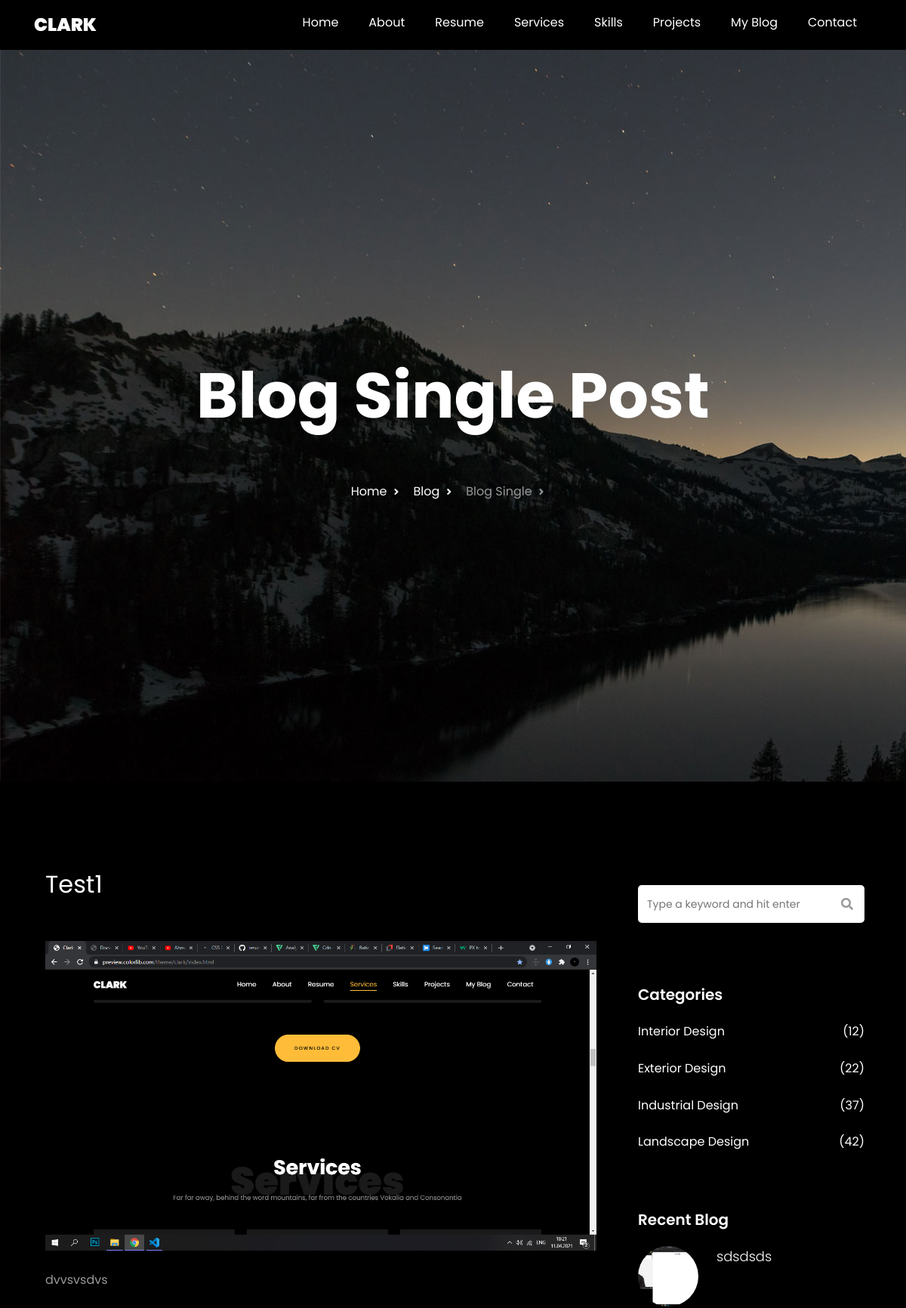
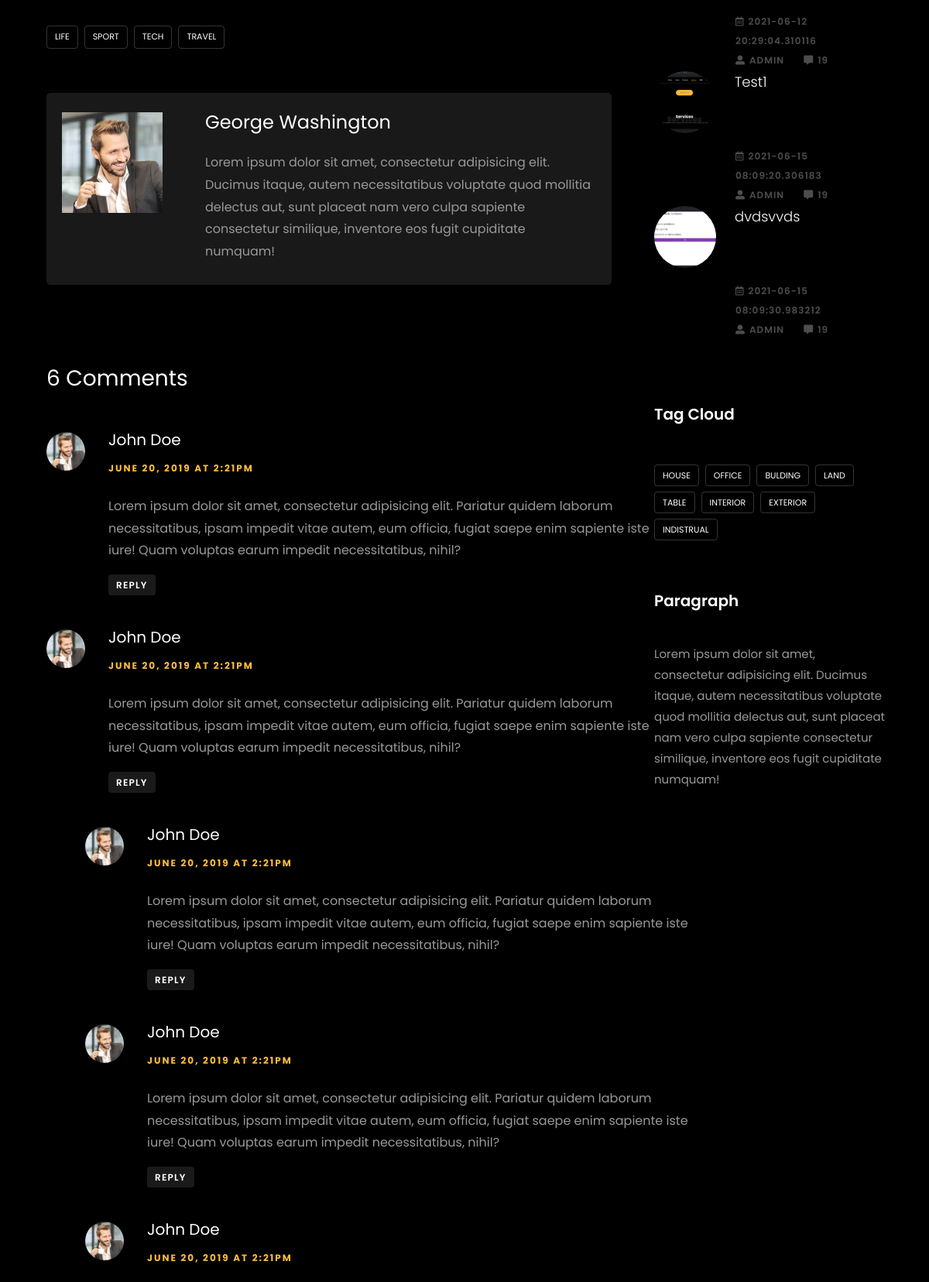
/single-blog/6 (upper part), run on the app's committed database (2 pictures, top to bottom).
### PortfolioProject/models.py (models this page shows, shortened)
class Blog(db.Model):
    __tablename__ = 'blog'
    id = db.Column(db.Integer, primary_key=True)
    title = db.Column(db.String(100), nullable=False)
    date_posted = db.Column(db.DateTime, default=datetime.utcnow)
    short_description = db.Column(db.String(100), nullable=False)
    description = db.Column(db.Text, nullable=False)
    image = db.Column(db.String(20), default='uploads/default.jpeg')
    category = db.Column(db.Integer, db.ForeignKey('blogcategory.id'), nullable=False)

### PortfolioProject/controlers.py (the view)
@app.route('/single-blog/<int:id>')
def single_blog(id):
    blog = Blog.query.get_or_404(id)
    blogs = Blog.query.all()[-3:]
    return render_template('blog.html/', blog=blog, blogs=blogs)

### PortfolioProject/templates/blog.html (shortened to what this page needs)
<!DOCTYPE html>
<html lang="en">
<head>
    <link rel="stylesheet" href="https://cdnjs.cloudflare.com/ajax/libs/font-awesome/5.15.3/css/all.min.css" />
    <link rel="stylesheet" href="{{url_for('static', filename = 'css/blogStyle.css')}}">
</head>
<body>
    <header>
        <div class="header">
            <div class="header-nav">
                <div class="header-logo">
                    <a href="/">Clark</a>
                </div>
                <div class="header-list">
                    <ul>
                        <a href="{{url_for('main_page')}}">
                            <li>Home</li>
                        </a>
                        <a href="">
                            <li>About</li>
                        </a>
                        <a href="">
                            <li>Resume</li>
                        </a>
                        <a href="">
                            <li>Services</li>
                        </a>
                        <a href="">
                            <li>Skills</li>
                        </a>
                        <a href="">
                            <li>Projects</li>
                        </a>
                        <a href="">
                            <li>My Blog</li>
                        </a>
                        <a href="">
                            <li>Contact</li>
                        </a>
                    </ul>
                    </div>
            </div>
    </header>
    <main>
        <div class="single-blog">
            <div class="single-blog-container">
                <div class="single-blog-container-text">
                    <h1>Blog Single Post</h1>
                    <p>
                        <span>
                            <a href="/">Home <i class="fas fa-angle-right"></i></a>
                        </span>
                            <span>
                            <a href="/blog">Blog <i class="fas fa-angle-right"></i></a>
                        </span>
                            <span>
                            Blog Single <i class="fas fa-angle-right"></i>
                        </span>
                            </p>
                </div>
            </div>
        </div>
        <div class="single-blog-main">
            <div class="single-blog-main-container">
                <div class="row1">
                    <h2>{{blog.title}}</h2>
                    <p>
                        <img src="../static/uploads/{{ blog.image }}" alt="">
                    </p>
                    <p>{{blog.description}}</p>
                    <br>
                    <div class="tag">
                        <a href=""> Life</a>
                        <a href="">Sport</a>
                        <a href="">Tech</a>
                        <a href="">Travel</a>
                    </div>
                    <div class="about">
                        <div class="image">
                            <img src="{{url_for('static', filename='img/person_1.jpg')}}" alt="">
                        </div>
                        <div class="text">
                            <h3>George Washington</h3>
                            <p>Lorem ipsum dolor sit amet, consectetur adipisicing elit. Ducimus itaque, autem necessitatibus voluptate quod mollitia delectus aut, sunt placeat nam vero culpa sapiente consectetur similique, inventore eos fugit cupiditate
                                numquam!
                            </p>
                        </div>
                    </div>
                    <div class="comments">
                        <h3>6 Comments</h3>
                        <ul>
                            <li>
                                <div class="minImageDiv">
                                    <img src="{{url_for('static', filename='img/person_1.jpg')}}" alt="" class="minImg">
                                </div>
                                <div class="comment-body">
                                    <h3>John Doe</h3>
                                    <span>June 20, 2019 At 2:21pm</span>
                                    <p>Lorem ipsum dolor sit amet, consectetur adipisicing elit. Pariatur quidem laborum necessitatibus, ipsam impedit vitae autem, eum officia, fugiat saepe enim sapiente iste iure! Quam voluptas earum impedit necessitatibus,
                                        nihil?
                                    </p>
                                    <a href="">Reply</a>
                                </div>
                            </li>
                            <li>
                                <div class="minImageDiv">
                                    <img src="{{url_for('static', filename='img/person_1.jpg')}}" alt="" class="minImg">
                                </div>
                                <div class="comment-body">
                                    <h3>John Doe</h3>
                                    <span>June 20, 2019 At 2:21pm</span>
                                    <p>Lorem ipsum dolor sit amet, consectetur adipisicing elit. Pariatur quidem laborum necessitatibus, ipsam impedit vitae autem, eum officia, fugiat saepe enim sapiente iste iure! Quam voluptas earum impedit necessitatibus,
                                        nihil?
                                    </p>
                                    <a href="">Reply</a>
                                </div>
                                <li class="reply">
                                    <div class="minImageDiv">
                                        <img src="{{url_for('static', filename='img/person_1.jpg')}}" alt="" class="minImg">
                                    </div>
                                    <div class="comment-body">
                                        <h3>John Doe</h3>
                                        <span>June 20, 2019 At 2:21pm</span>
                                        <p>Lorem ipsum dolor sit amet, consectetur adipisicing elit. Pariatur quidem laborum necessitatibus, ipsam impedit vitae autem, eum officia, fugiat saepe enim sapiente iste iure! Quam voluptas earum impedit necessitatibus,
                                            nihil?
                                        </p>
                                        <a href="">Reply</a>
                                    </div>
                                    <li class="reply">
                                        <div class="minImageDiv">
                                            <img src="{{url_for('static', filename='img/person_1.jpg')}}" alt="" class="minImg">
                                        </div>
                                        <div class="comment-body">
                                            <h3>John Doe</h3>
                                            <span>June 20, 2019 At 2:21pm</span>
                                            <p>Lorem ipsum dolor sit amet, consectetur adipisicing elit. Pariatur quidem laborum necessitatibus, ipsam impedit vitae autem, eum officia, fugiat saepe enim sapiente iste iure! Quam voluptas earum impedit necessitatibus,
                                                nihil?
                                            </p>
                                            <a href="">Reply</a>
                                        </div>
                                    </li>
                                </li>
                                <li class="reply">
                                    <div class="minImageDiv">
                                        <img src="{{url_for('static', filename='img/person_1.jpg')}}" alt="" class="minImg">
                                    </div>
                                    <div class="comment-body">
                                        <h3>John Doe</h3>
                                        <span>June 20, 2019 At 2:21pm</span>
                                    </div>
                                </li>
                            </li>
                        </ul>
                    </div>
                </div>
                <div class="row2">
                    <div class="sidebar">
                        <input type="text" placeholder="Type a keyword and hit enter">
                        <i class="fas fa-search"></i>
                    </div>
                    <div class="categories">
                        <h3>Categories</h3>
                        <li> <a href="">Interior Design</a> <span>(12)</span> </li>
                        <li> <a href="">Exterior Design</a> <span>(22)</span></li>
                        <li> <a href="">Industrial Design</a> <span>(37)</span></li>
                        <li> <a href="">Landscape Design</a> <span>(42)</span></li>
                    </div>
                    <div class="recent-blog">
                        <h3>Recent Blog</h3>
                        {% for blog in blogs %}
                        <div class="blog1">
                            <a href="" class="image"> <img src="static/uploads/{{blog.image}}" alt=""></a>
                            <h3 class="heading"> <a href=""> {{blog.title}}</a></h3>
                            <div class="date">
                                <div> <a href=""><i class="far fa-calendar-alt"></i>{{blog.date_posted}}</a> </div>
                                <div> <a href=""><i class="fas fa-user-alt"></i>Admin</a> </div>
                                <div> <a href=""><i class="fas fa-comment-alt "></i>19</a> </div>
                            </div>
                        </div>
                        {% endfor %}
                    </div>
                    <div class="tag-cloud">
                        <h3>Tag Cloud</h3>
                        <div class="tag">
                            <a href="">House</a>
                            <a href="">Office</a>
                            <a href="">Bulding</a>
                            <a href="">Land</a>
                            <a href="">Table</a>
                            <a href="">Interior</a>
                            <a href="">Exterior</a>
                            <a href="">Indistrual</a>
                        </div>
                    </div>
                    <div class="paragraph">
                        <h3>Paragraph</h3>
                        <p>Lorem ipsum dolor sit amet, consectetur adipisicing elit. Ducimus itaque, autem necessitatibus voluptate quod mollitia delectus aut, sunt placeat nam vero culpa sapiente consectetur similique, inventore eos fugit cupiditate numquam!</p>
                    </div>
                </div>
            </div>
        </div>
        </main>
</body>
</html>

### PortfolioProject/static/css/style.css (style rules this page uses)
* { box-sizing: border-box; margin: 0; font-family: 'Poppins', sans-serif; background-color: transparent; }
body { background-color: black; color: white; }
a { text-decoration: none; color: #fff; }
header { background-color: black; width: 100%; }
.header { background-color: #000000; position: fixed; z-index: 1; display: flex; justify-content: center; width: 100%; height: 66px; }
.header .header-nav { display: flex; }
.header .header-nav .header-logo { width: 10%; height: 100%; display: flex; justify-content: flex-start; margin: 0; }
.header .header-nav .header-logo a { padding-top: .7rem; padding-bottom: .7rem; margin: 0 16px 0 0; font-weight: 900; font-size: 24px; line-height: 43.2px; text-transform: uppercase; color: #fff; }
.header .header-nav .header-list { display: inline-block; width: 90%; min-width: 1011px; height: 52px; display: flex; align-items: center; justify-content: flex-end; font-size: 16px; font-weight: 400; line-height: 28.8px; }
.header .header-nav .header-list ul { display: flex; list-style: none; }
.header .header-nav .header-list a { position: relative; }
.header .header-nav .header-list li { font-size: 16px; padding-top: 1.3rem; padding-bottom: 0.7rem; padding-left: 20px; padding-right: 20px; color: #fff; }
.about { width: 100%; height: 743px; padding: 112px 0px 0px; display: flex; justify-content: center; position: relative; }
.footer .footer-container a, li { font-size: 16px; line-height: 28.8px; font-weight: 400; color: rgba(255, 255, 255, .7); }

### data on the page
Blog: title "Test1", image (picture), description "dvvsvsdvs", date_posted "2021-06-15 08:09:20.306183"
Blog: image (picture), title "sdsdsds", date_posted "2021-06-12 20:29:04.310116"
Blog: image (picture), title "dvdsvvds", date_posted "2021-06-15 08:09:30.983212"
